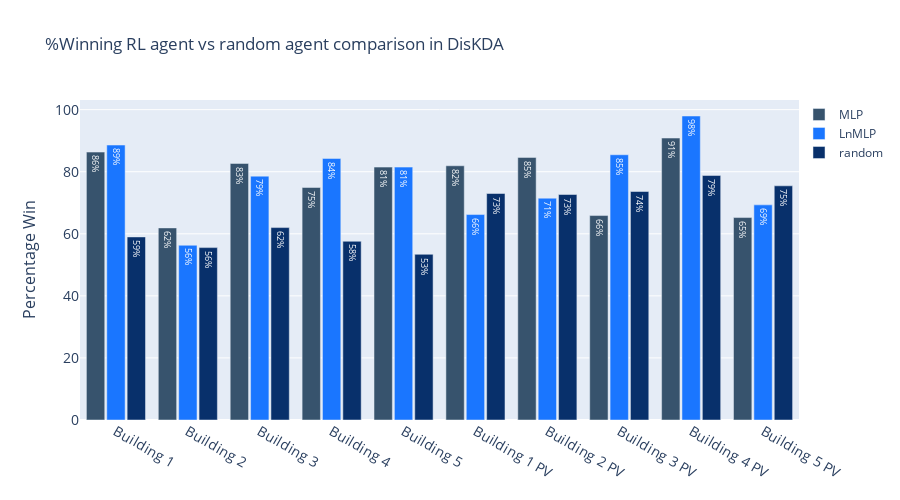

Notebook cell for this chart:
### Code cell
fig = go.Figure()
fig.add_trace(go.Bar(x=player,
                y=[x*100 for x in MLP_wins_means],
                text=[x*100 for x in MLP_wins_means],
                name='MLP',
                marker_color='rgb(55, 83, 109)'
                ))
fig.add_trace(go.Bar(x=player,
                y=[x*100 for x in lnMLP_wins_means],
                text=[x*100 for x in lnMLP_wins_means],
                name='LnMLP',
                marker_color='rgb(26, 118, 255)'
                ))

fig.add_trace(go.Bar(x=player,
                y=[x*100 for x in random_wins_means],
                text=[x*100 for x in random_wins_means],
                name='random',
                marker_color='rgb(8,48,107)'
                ))

fig.update_layout(
    height=500,
    title='%Winning RL agent vs random agent comparison in DisKDA',
    xaxis_tickfont_size=14,
    yaxis=dict(
        title='Percentage Win',
        titlefont_size=16,
        tickfont_size=14,
    ),
    legend=dict(
        x=1.0,
        y=1.0,
        bgcolor='rgba(255, 255, 255, 0)',
        bordercolor='rgba(255, 255, 255, 0)'
    ),
    barmode='group',
    bargap=0.15, # gap between bars of adjacent location coordinates.
    bargroupgap=0.1 # gap between bars of the same location coordinate.
)

fig.update_traces(texttemplate='%{text:.2s}%', textposition='inside')
fig.show()

### Figure 1 — Plotly figure (JSON) as saved in the notebook; plotly's stock layout.template omitted (floating-point values rounded to 4 significant figures)
{"data": [{"marker": {"color": "rgb(55, 83, 109)"}, "name": "MLP", "text": ["86.32938643702907", "61.89451022604951", "82.66953713670614", "74.91926803013995", "81.48546824542518", "81.91603875134554", "84.60710441334768", "65.8772874058127", "90.85037674919269", "65.23143164693218"], "textposition": "inside", "texttemplate": "%{text:.2s}%", "type": "bar", "x": ["Building 1", "Building 2", "Building 3", "Building 4", "Building 5", "Building 1 PV", "Building 2 PV", "Building 3 PV", "Building 4 PV", "Building 5 PV"], "y": [86.33, 61.89, 82.67, 74.92, 81.49, 81.92, 84.61, 65.88, 90.85, 65.23]}, {"marker": {"color": "rgb(26, 118, 255)"}, "name": "LnMLP", "text": ["88.58988159311087", "56.29709364908504", "78.57911733046286", "84.28417653390743", "81.48546824542518", "66.20021528525297", "71.47470398277717", "85.46824542518837", "97.95479009687837", "69.32185145317546"], "textposition": "inside", "texttemplate": "%{text:.2s}%", "type": "bar", "x": ["Building 1", "Building 2", "Building 3", "Building 4", "Building 5", "Building 1 PV", "Building 2 PV", "Building 3 PV", "Building 4 PV", "Building 5 PV"], "y": [88.59, 56.3, 78.58, 84.28, 81.49, 66.2, 71.47, 85.47, 97.95, 69.32]}, {"marker": {"color": "rgb(8,48,107)"}, "name": "random", "text": ["58.988159311087195", "55.543595263724434", "62.002152852529605", "57.58880516684607", "53.39074273412271", "72.98170075349839", "72.65877287405813", "73.6275565123789", "78.79440258342304", "75.45748116254036"], "textposition": "inside", "texttemplate": "%{text:.2s}%", "type": "bar", "x": ["Building 1", "Building 2", "Building 3", "Building 4", "Building 5", "Building 1 PV", "Building 2 PV", "Building 3 PV", "Building 4 PV", "Building 5 PV"], "y": [58.99, 55.54, 62.0, 57.59, 53.39, 72.98, 72.66, 73.63, 78.79, 75.46]}], "layout": {"bargap": 0.15, "bargroupgap": 0.1, "barmode": "group", "height": 500, "legend": {"bgcolor": "rgba(255, 255, 255, 0)", "bordercolor": "rgba(255, 255, 255, 0)", "x": 1, "y": 1}, "title": {"text": "%Winning RL agent vs random agent comparison in DisKDA"}, "xaxis": {"tickfont": {"size": 14}}, "yaxis": {"tickfont": {"size": 14}, "title": {"font": {"size": 16}, "text": "Percentage Win"}}}}
